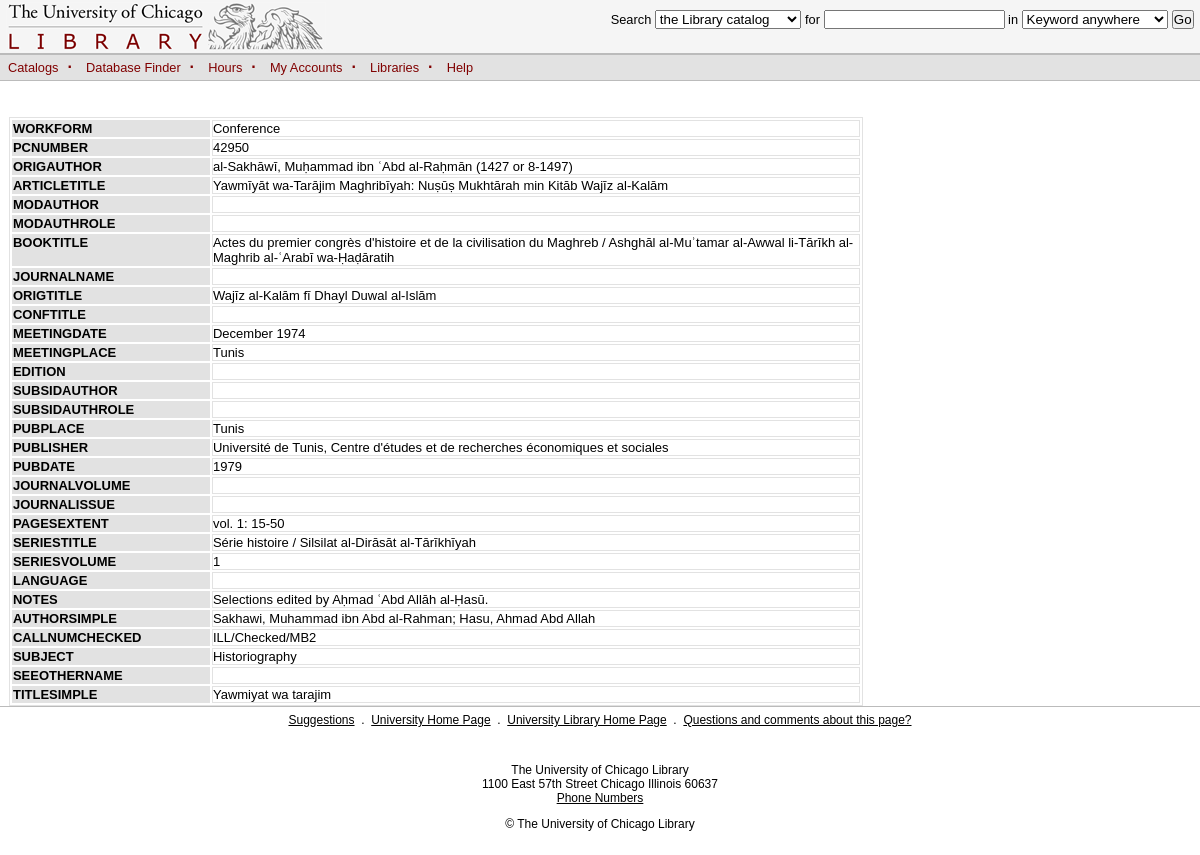
Screenshot of /fullview1.php?id=32651 with the database file from the repository.
### tables this page shows
CREATE TABLE `bib` (
  `ID` int(11) NOT NULL auto_increment,
  `WORKFORM` varchar(255) default NULL,
  `PCNUMBER` int(11) default NULL,
  `ORIGAUTHOR` longtext,
  `ARTICLETITLE` longtext,
  `MODAUTHOR` longtext,
  `MODAUTHROLE` varchar(255) default NULL,
  `BOOKTITLE` longtext,
  `JOURNALNAME` longtext,
  `ORIGTITLE` varchar(255) default NULL,
  `CONFTITLE` varchar(255) default NULL,
  `MEETINGDATE` varchar(255) default NULL,
  `MEETINGPLACE` varchar(255) default NULL,
  `EDITION` varchar(255) default NULL,
  `SUBSIDAUTHOR` varchar(255) default NULL,
  `SUBSIDAUTHROLE` varchar(255) default NULL,
  `PUBPLACE` varchar(255) default NULL,
  `PUBLISHER` varchar(255) default NULL,
  `PUBDATE` varchar(255) default NULL,
  `JOURNALVOLUME` varchar(255) default NULL,
  `JOURNALISSUE` varchar(255) default NULL,
  `PAGESEXTENT` longtext,
  `SERIESTITLE` varchar(255) default NULL,
  `SERIESVOLUME` varchar(255) default NULL,
  `LANGUAGE` varchar(255) default NULL,
  `NOTES` longtext,
  `AUTHORSIMPLE` varchar(255) default NULL,
  `CALLNUMCHECKED` varchar(255) default NULL,
  `SUBJECT` varchar(255) default NULL,
  `SEEOTHERNAME` varchar(255) default NULL,
  `TITLESIMPLE` varchar(255) default NULL,
  `STATUS` varchar(255) default 'yes',
  PRIMARY KEY  (`ID`),
  KEY `ID` (`ID`)
);

### fullview1.php (the view, shortened to what this page needs)
<div class="crumbs">
<br>
<br>
<?php
	$table_name = "bib";
if (isset($_GET['id']))
{
	$id = $_GET['id'];
	settype($id, 'integer');
	$id = sprintf("%d", $id);
}
else
	exit("No valid search arguments");
$query = "SELECT * from " . $table_name . " where id = " . $id;
$result = mysql_query($query) or die('Query failed: ' . mysql_error());
echo "<table ALIGN='left' border=1 bordercolor='#E2E2E2' width='854'>";
while ($line = mysql_fetch_array($result, MYSQL_ASSOC)) {
	for($i = 1; $i < 31; $i++)
	{
		    echo "<tr><td ALIGN='LEFT' VALIGN='TOP' bgcolor='#E2E2E2'><b><font size='2'>";
				echo mysql_field_name($result, $i);
			echo "</font></b></td>\n";
			echo "<td ALIGN='LEFT' VALIGN='TOP' width='646'><font size='2'>";
			echo trim($line[mysql_field_name($result, $i)]);
			echo "</font></td></tr>\n";
	}
}
echo "</table>\n";
echo "<p>&nbsp;</p><p>&nbsp;</p><p align = 'center'>";
?>
</div>
</html>

### Mamluk Bibliography Online_files/main.css (style rules this page uses)
* { padding: 0px; margin: 0px; color: #000000; font-family: Arial, sans-serif; }
body { background-color: #FFFFFF; font-size: 100%; font-family: Arial, sans-serif; }
ul, div { margin: 0px; }
div.top { border-bottom: 2px solid #BBBBBB; background-color: #F5F5F5; }
div.title { float: left; padding: 0.1em 0.4em; }
form#catalog_form, form#metalib_form, form#website_form { display: inline; margin: 0px; }
div.search { float: right; text-align: right; font-size: 80%; font-weight: normal; padding-top: 10px; padding-right: 0.5em; }
div.search select { width: 11em; }
div.links { padding: 0.2em 0.5em; background-color: #E2E2E2; border-bottom: solid 1px #BBBBBB; }
div.links ul li { list-style-type: none; display: inline; }
div.links ul li a, div.links ul li a:visited { font-family: Verdana, sans-serif; color: #800000; text-decoration: none; font-size: 80%; background-color: transparent; }
div.links ul li span.dot { font-size: 100%; font-weight: bold; color: #800000; }
div.crumbs { font-weight: bold; font-size: 80%; font-family: Verdana, sans-serif; font-style: italic; padding: 0.5em 0.7em; }
div.bottom { border-top: 1px solid #BBBBBB; padding: 0.5em 7px 2em 7px; clear: both; text-align: center; font-size: 75%; }
div.bottom ul li { list-style-type: none; display: inline; }
div.bottom a { font-family: Verdana, sans-serif; color: #000000; }
div.footer { text-align: center; font-size: 75%; padding: 1em; }
div.footer p { margin-bottom: 1em; }
div.footer a { color: #000000; }

### rows the page displays
bib: i "WORKFORM", WORKFORM "Conference", i "PCNUMBER", PCNUMBER "42950", i "ORIGAUTHOR", ORIGAUTHOR "al-Sakhāwī, Muḥammad ibn ʿAbd al-Raḥmān (1427 or 8-1497)", i "ARTICLETITLE", ARTICLETITLE "Yawmīyāt wa-Tarājim Maghribīyah: Nuṣūṣ Mukhtārah min Kitāb Wajīz al-Kalām", i "MODAUTHOR", i "MODAUTHROLE", i "BOOKTITLE", BOOKTITLE "Actes du premier congrès d'histoire et de la civilisation du Maghreb / Ashghāl al-Muʾtamar al-Awwal li-Tārīkh al-Maghrib al-ʿArabī wa-Ḥaḍāratih", i "JOURNALNAME", i "ORIGTITLE", ORIGTITLE "Wajīz al-Kalām fī Dhayl Duwal al-Islām", i "CONFTITLE", i "MEETINGDATE", MEETINGDATE "December 1974", i "MEETINGPLACE", MEETINGPLACE "Tunis", i "EDITION", i "SUBSIDAUTHOR", i "SUBSIDAUTHROLE", i "PUBPLACE", PUBPLACE "Tunis", i "PUBLISHER", PUBLISHER "Université de Tunis, Centre d'études et de recherches économiques et sociales", i "PUBDATE", PUBDATE "1979", i "JOURNALVOLUME", i "JOURNALISSUE", i "PAGESEXTENT", PAGESEXTENT "vol. 1: 15-50", i "SERIESTITLE", SERIESTITLE "Série histoire / Silsilat al-Dirāsāt al-Tārīkhīyah", i "SERIESVOLUME", SERIESVOLUME "1", i "LANGUAGE", i "NOTES", NOTES "Selections edited by Aḥmad ʿAbd Allāh al-Ḥasū.", i "AUTHORSIMPLE", AUTHORSIMPLE "Sakhawi, Muhammad ibn Abd al-Rahman; Hasu, Ahmad Abd Allah", i "CALLNUMCHECKED", CALLNUMCHECKED "ILL/Checked/MB2", i "SUBJECT", SUBJECT "Historiography", i "SEEOTHERNAME", i "TITLESIMPLE", TITLESIMPLE "Yawmiyat wa tarajim"
